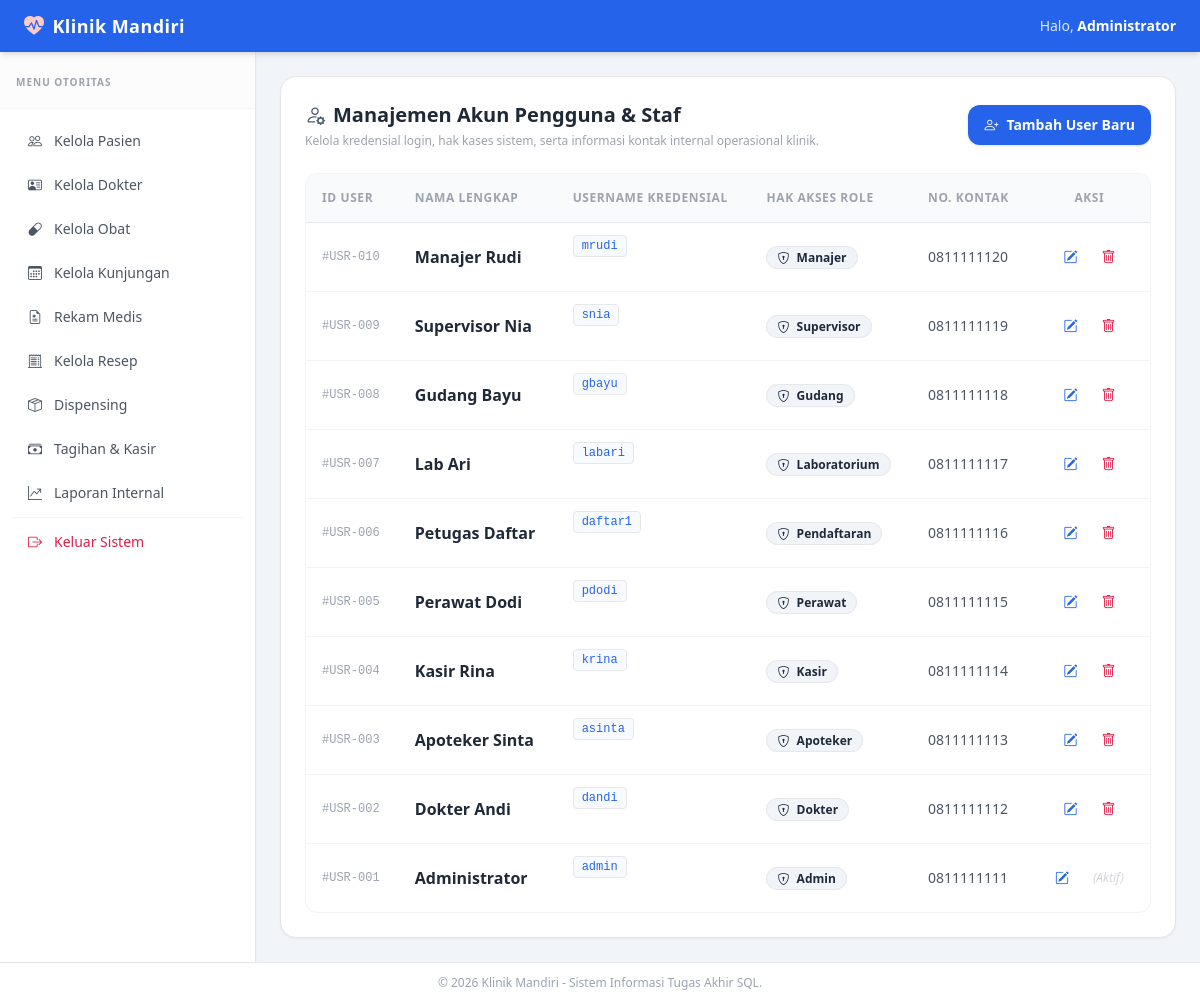
The app's page /modules/users/index.php (signed in) with its own data.
### tables this page shows
CREATE TABLE user (
    user_id INT AUTO_INCREMENT PRIMARY KEY,
    nama VARCHAR(100) NOT NULL,
    username VARCHAR(50) NOT NULL UNIQUE,
    password VARCHAR(255) NOT NULL,
    kontak VARCHAR(50),
    id_role INT NOT NULL,

    CONSTRAINT fk_user_role
        FOREIGN KEY (id_role)
        REFERENCES role(id_role)
        ON UPDATE CASCADE
        ON DELETE RESTRICT
);

CREATE TABLE role (
    id_role INT AUTO_INCREMENT PRIMARY KEY,
    nama_role VARCHAR(50) NOT NULL UNIQUE,
    deskripsi VARCHAR(255)
);

### modules/users/index.php (the view, shortened to what this page needs)
<?php
require_once __DIR__ . '/../../config/koneksi.php';
$query = "SELECT u.user_id, u.nama, u.username, u.kontak, r.nama_role
          FROM user u
          INNER JOIN role r ON u.id_role = r.id_role
          ORDER BY u.user_id DESC";
$result = mysqli_query($conn, $query);
include __DIR__ . '/../../includes/header.php';
include __DIR__ . '/../../includes/sidebar.php';
?>
<div class="bg-white p-6 rounded-2xl border border-gray-200 shadow-sm">
    <div class="flex flex-col sm:flex-row sm:items-center sm:justify-between gap-4 mb-6">
        <div>
            <h2 class="text-xl font-bold text-gray-800 flex items-center">
                <i class="bi bi-person-gear text-slate-600 mr-2"></i> Manajemen Akun Pengguna & Staf
            </h2>
            <p class="text-xs text-gray-400 mt-1">Kelola kredensial login, hak kases sistem, serta informasi kontak internal operasional klinik.</p>
        </div>
        <a href="create.php" class="bg-blue-600 hover:bg-blue-700 text-white text-sm font-semibold py-2.5 px-4 rounded-xl shadow flex items-center justify-center space-x-2 transition self-start sm:self-auto">
            <i class="bi bi-person-plus"></i>
            <span>Tambah User Baru</span>
        </a>
    </div>
    <div class="overflow-x-auto rounded-xl border border-gray-100">
        <table class="w-full text-left text-sm border-collapse">
            <thead>
                <tr class="bg-gray-50 border-b border-gray-200 text-xs font-bold text-gray-400 uppercase tracking-wider">
                    <th class="p-4">ID User</th>
                    <th class="p-4">Nama Lengkap</th>
                    <th class="p-4">Username Kredensial</th>
                    <th class="p-4">Hak Akses Role</th>
                    <th class="p-4">No. Kontak</th>
                    <th class="p-4 text-center">Aksi</th>
                </tr>
            </thead>
            <tbody class="divide-y divide-gray-100 text-gray-600">
                <?php if (mysqli_num_rows($result) > 0) : ?>
                    <?php while ($row = mysqli_fetch_assoc($result)) : ?>
                        <tr class="hover:bg-slate-50/80 transition">
                            <td class="p-4 font-mono text-xs text-gray-400">#USR-<?= str_pad($row['user_id'], 3, '0', STR_PAD_LEFT); ?></td>
                            <td class="p-4 font-bold text-gray-800 text-base"><?= htmlspecialchars($row['nama']); ?></td>
                            <td class="p-4 font-mono text-xs text-blue-600 bg-blue-50/50 border rounded px-2 py-0.5 inline-block mt-3 ml-4"><?= htmlspecialchars($row['username']); ?></td>
                            <td class="p-4">
                                <span class="bg-slate-100 text-slate-800 border px-2.5 py-0.5 rounded-full text-xs font-semibold">
                                    <i class="bi bi-shield-lock mr-1"></i> <?= htmlspecialchars($row['nama_role']); ?>
                                </span>
                            </td>
                            <td class="p-4 font-medium"><?= htmlspecialchars($row['kontak'] ?: '-'); ?></td>
                            <td class="p-4 text-center">
                                <div class="flex items-center justify-center space-x-2">
                                    <a href="edit.php?id=<?= $row['user_id']; ?>" class="text-blue-600 hover:bg-blue-50 p-2 rounded-lg transition" title="Edit Akun"><i class="bi bi-pencil-square"></i></a>
                                    <?php if ($row['user_id'] != $_SESSION['user_id']) : ?>
                                        <a href="delete.php?id=<?= $row['user_id']; ?>" onclick="return confirm('Hapus permanen akun pengguna ini?')" class="text-rose-600 hover:bg-rose-50 p-2 rounded-lg transition" title="Hapus Akun"><i class="bi bi-trash"></i></a>
                                    <?php else : ?>
                                        <span class="text-gray-300 p-2 text-xs italic">(Aktif)</span>
                                    <?php endif; ?>
                                </div>
                            </td>
                        </tr>
                    <?php endwhile; ?>
                <?php else : ?>
                    <tr>
                        <td colspan="6" class="p-8 text-center text-gray-400 italic">Belum ada data akun user terdaftar.</td>
                    </tr>
                <?php endif; ?>
            </tbody>
        </table>
    </div>
</div>
<?php include __DIR__ . '/../../includes/footer.php'; ?>

### records on screen
user: user_id "010", nama "Manajer Rudi", username "mrudi", id_role.nama_role "Manajer", kontak "0811111120"
user: user_id "009", nama "Supervisor Nia", username "snia", id_role.nama_role "Supervisor", kontak "0811111119"
user: user_id "008", nama "Gudang Bayu", username "gbayu", id_role.nama_role "Gudang", kontak "0811111118"
user: user_id "007", nama "Lab Ari", username "labari", id_role.nama_role "Laboratorium", kontak "0811111117"
user: user_id "006", nama "Petugas Daftar", username "daftar1", id_role.nama_role "Pendaftaran", kontak "0811111116"
user: user_id "005", nama "Perawat Dodi", username "pdodi", id_role.nama_role "Perawat", kontak "0811111115"
user: user_id "004", nama "Kasir Rina", username "krina", id_role.nama_role "Kasir", kontak "0811111114"
user: user_id "003", nama "Apoteker Sinta", username "asinta", id_role.nama_role "Apoteker", kontak "0811111113"
user: user_id "002", nama "Dokter Andi", username "dandi", id_role.nama_role "Dokter", kontak "0811111112"
user: user_id "001", nama "Administrator", username "admin", id_role.nama_role "Admin", kontak "0811111111", shows "(Aktif)"

### other values on screen
$_SESSION['nama'] "Administrator"
